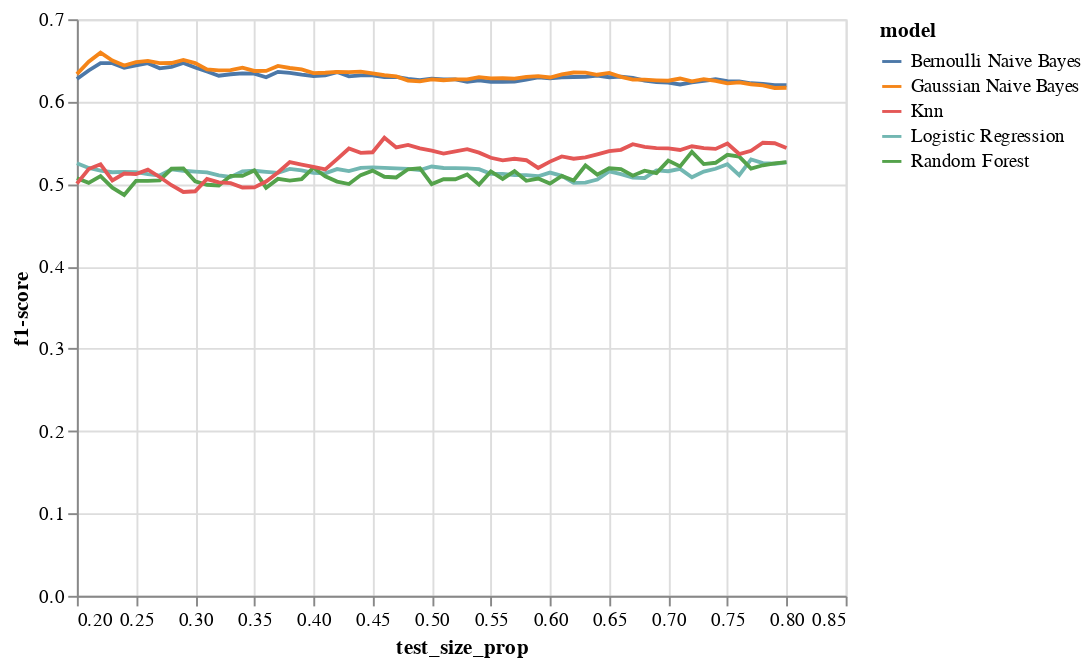

Notebook cell for this chart:
### Code cell
alt.Chart(model_perf).mark_line().encode(
    x='test_size_prop:Q',
    y='f1-score:Q',
    color='model:N',
)

### Figure 1 — Vega-Lite specification as saved in the notebook (floating-point values rounded to 4 significant figures; data arrays with more than 128 entries replaced by an {"elided": "..."} marker saying what was removed)
{"config": {"view": {"continuousWidth": 400, "continuousHeight": 300}}, "data": {"name": "data-1a066327c2f4cd01f7aa4d088f897e3c"}, "mark": "line", "encoding": {"color": {"field": "model", "type": "nominal"}, "x": {"field": "test_size_prop", "type": "quantitative"}, "y": {"field": "f1-score", "type": "quantitative"}}, "$schema": "https://vega.github.io/schema/vega-lite/v4.17.0.json", "datasets": {"data-1a066327c2f4cd01f7aa4d088f897e3c": {"elided": "305 records"}}}
